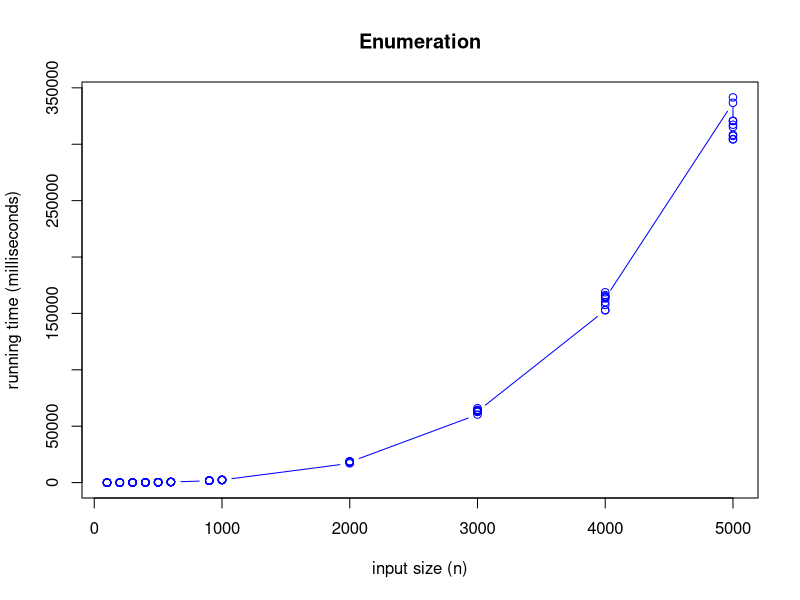
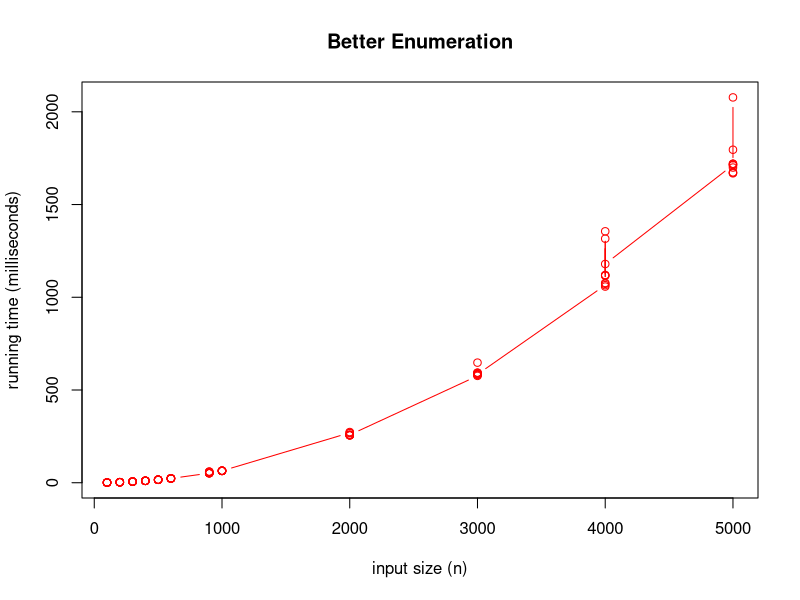
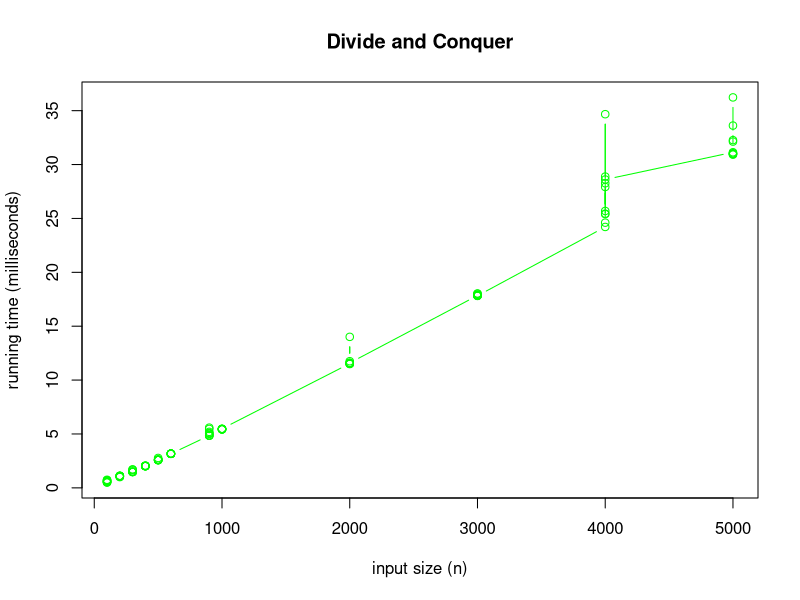
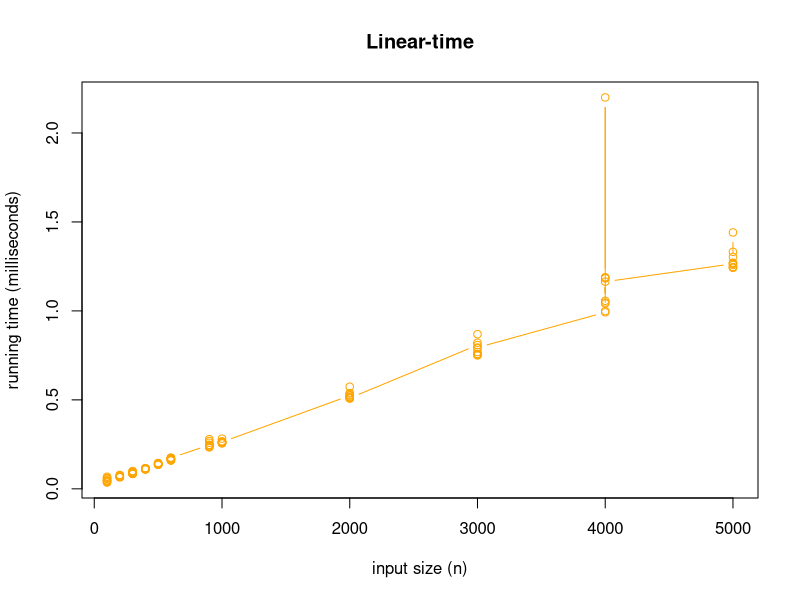

Recreate these plots in R, in order.
# CS325 - Summer 2015
# Project 1
# Name: Tingzhi Li, Nicholas Nelson & Chunyang Zhang
# Date: 7/12/2015

data <- read.csv(file="project1.csv",head=TRUE,sep=",")
groups <- split(data, list(data$algorithm, data$size))

# Enumeration algorithm plot
plot(data$size[data$algorithm=="enumeration"], data$timing[data$algorithm=="enumeration"], main="Enumeration", type="b", col="blue", xlab="input size (n)", ylab="running time (milliseconds)")
dev.copy(png, 'runtime_enumeration.png')
dev.off()

# Better Enumeration algorithm plot
plot(data$size[data$algorithm=="better_enumeration"], data$timing[data$algorithm=="better_enumeration"], main="Better Enumeration", type="b", col="red", xlab="input size (n)", ylab="running time (milliseconds)")
dev.copy(png, 'runtime_better_enumeration.png')
dev.off()

# Divide and Conquer algorithm plot
plot(data$size[data$algorithm=="divide_n_conquer"], data$timing[data$algorithm=="divide_n_conquer"], main="Divide and Conquer", type="b", col="green", xlab="input size (n)", ylab="running time (milliseconds)")
dev.copy(png, 'runtime_divide_n_conquer.png')
dev.off()

# Linear-time algorithm plot
plot(data$size[data$algorithm=="linear_time"], data$timing[data$algorithm=="linear_time"], main="Linear-time", type="b", col="orange", xlab="input size (n)", ylab="running time (milliseconds)")
dev.copy(png, 'runtime_linear_time.png')
dev.off()

# Note: The following commands adds lines to existing plot that is currently drawn to the screen. Not currently being used.

#lines(data$size[data$algorithm=="better_enumeration"], data$timing[data$algorithm=="better_enumeration"], col="red", type="l")

#lines(data$size[data$algorithm=="divide_n_conquer"], data$timing[data$algorithm=="divide_n_conquer"], col="green", type="l")

#lines(data$size[data$algorithm=="linear_time"], data$timing[data$algorithm=="linear_time"], col="orange", type="l")
